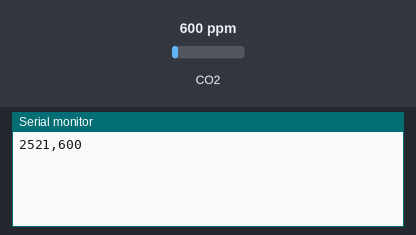
The sketch below on a simulated Arduino Uno, built with avr-gcc and run on an emulated ATmega328P. Parts: the last lines printed to the serial monitor. The test bench sets the inputs (shaded band); at power-on: CO2 600 ppm.

Above: at 3.3 s.
3.4 s: CO2 set to 452 ppm
At 5.2 s:
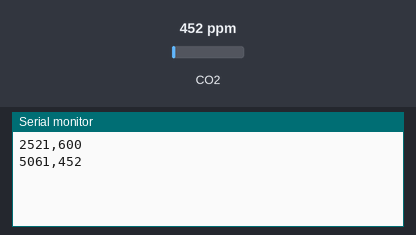
5.3 s: CO2 set to 1050 ppm
At 8.2 s:
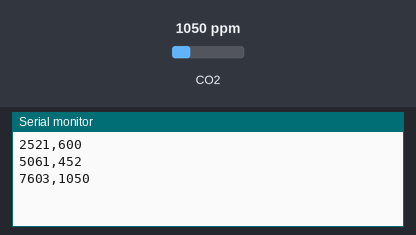
Timing chart, 0 to 9.7 s (numbered marks = the images above; inputs shaded):
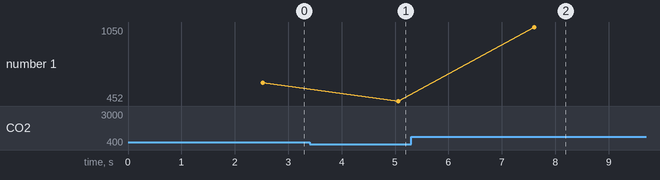

The sketch:

co2_log.ino
```cpp
#include <MHZ19.h>

#include <Arduino.h>
#include <MHZ19.h>

#define RX_PIN 10
#define TX_PIN 11
#define BAUDRATE 9600

MHZ19 mhz19;
#include <SoftwareSerial.h>
SoftwareSerial mhz19_serial(RX_PIN, TX_PIN);

unsigned long timer = 0;
bool calibrate = false;

void setup() {
  Serial.begin(9600);
  mhz19_serial.begin(BAUDRATE);
  mhz19.begin(mhz19_serial);

  mhz19.autoCalibration(false);

  if (calibrate) {
    Serial.println("Calibrating..");
    mhz19.calibrate();
  }
}

void loop() {
  if (millis() - timer >= 2500) {
    int co2 = mhz19.getCO2(true);
    Serial.print(millis());
    Serial.print(",");
    Serial.println(mhz19.getCO2());

    timer = millis();
  }
}
```

Measured:
- after the input at 3.4 s, the serial monitor: prints a new line after 1.7 s (image 1)
- after the input at 5.3 s, the serial monitor: prints a new line after 2.3 s (image 2)
- plotted number 1: 600 → 452 after the input at 3.4 s, 452 → 1050 after the input at 5.3 s
